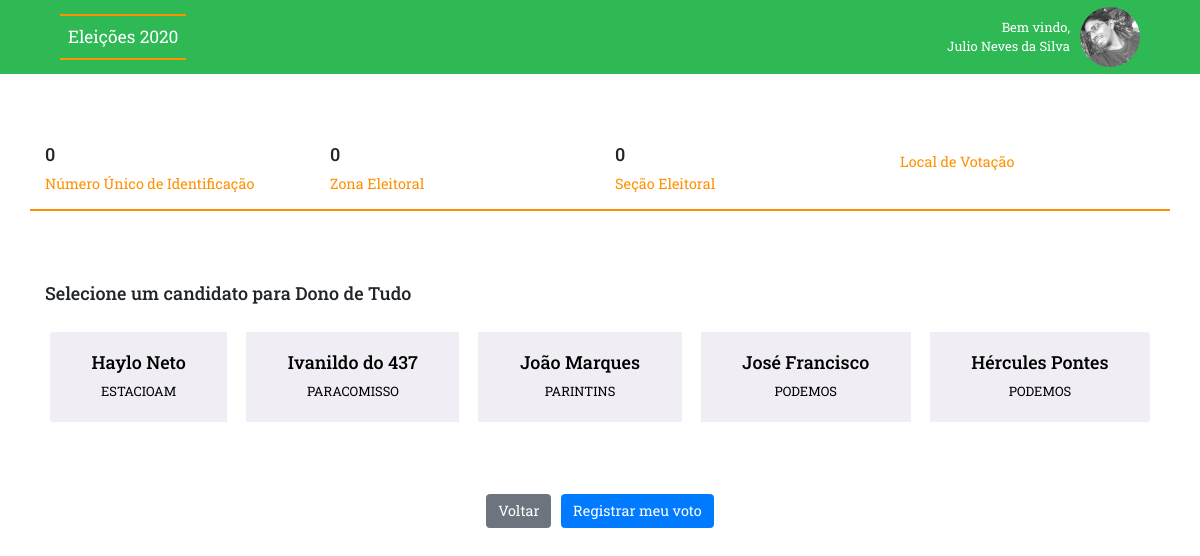
/voto.php (signed in), run on the app's committed database.
### tables this page shows
CREATE TABLE `eleitor` (
  `id` int(5) NOT NULL,
  `nome` varchar(80) NOT NULL,
  `cpf` int(15) NOT NULL,
  `sexo` varchar(20) NOT NULL,
  `email` varchar(80) NOT NULL,
  `senha` varchar(8) NOT NULL,
  `numero` varchar(20) NOT NULL,
  `secao` int(5) NOT NULL,
  `zona` int(5) NOT NULL,
  `local` varchar(50) NOT NULL
);

CREATE TABLE `candidato` (
  `id` int(10) NOT NULL,
  `nome` varchar(50) NOT NULL,
  `partido` varchar(20) NOT NULL,
  `numero` int(2) NOT NULL
);

### voto.php (the view, shortened to what this page needs)
<?php
    $link = mysqli_connect("localhost", "root", "", "eleicao_db");
    $login = $_SESSION['login'];
    $query = 'SELECT * FROM eleitor WHERE cpf = '.$login.' ';
    $result = mysqli_query($link, $query);
    $dados = mysqli_fetch_assoc($result);
    $query2 = 'SELECT * FROM candidato';
    $result2 = mysqli_query($link, $query2);
    $candidato = mysqli_fetch_assoc($result2);
?>
<!doctype html>
<html lang="pt-br">
<head>
    <link rel="stylesheet" href="https://stackpath.bootstrapcdn.com/bootstrap/4.5.2/css/bootstrap.min.css">
    <link rel="stylesheet" href="https://maxcdn.bootstrapcdn.com/font-awesome/4.7.0/css/font-awesome.min.css">
    <link rel="stylesheet" href="css/general.css">
    <link rel="stylesheet" href="css/voto.css">
</head>
<body>
    <nav class="navbar fixed-top" id="mainNav">
        <div class="container home-top">
          <div class="container">
            <a href="home.php">
            <div class="container-logo">Eleições 2020</div>
          </a>
            <div class="info">
                <div class="info-text">
                    <span>Bem vindo, </span>
                    <span><?php echo $dados['nome']; ?></span>
                </div>
                <div class="info-img"></div>
            </div>
        </div>
    </nav>
    <div class="container" style="margin-top: 10rem;">
      <div class="row voto-itens">
        <div class="col">
          <h5><?php echo $dados['numero']; ?></h5>
          <span>Número Único de Identificação</span>
        </div>
        <div class="col">
          <h5><?php echo $dados['zona']; ?></h5>
          <span>Zona Eleitoral</span>
        </div>
        <div class="col">
          <h5><?php echo $dados['secao']; ?></h5>
          <span>Seção Eleitoral</span>
        </div>
        <div class="col">
          <span>Local de Votação</span>
        </div>
      </div>
      <h5>Selecione um candidato para Dono de Tudo</h5>
      <form name="formVotacao" method="post" action="php/confirmarVoto.php">
        <div class="row" style="margin-bottom: 5rem;">
          <div class="btn-group btn-group-toggle" data-toggle="buttons">
          <?php do { ?>
            <label class="btn btn-secondary voto-candidatos">
                <h5><?php echo $candidato['nome']; ?></h5>
                <span><?php echo $candidato['partido']; ?></span>
            </label>
          <?php } while ($candidato = mysqli_fetch_assoc($result2)); ?>
          </div>
        </div>
        <div class="row voto-button">
          <a class="btn btn-secondary" href="home.php" role="button">Voltar</a>
          <button type="button" class="btn btn-primary" data-toggle="modal" data-target="#exampleModal">
            Registrar meu voto
          </button>
        </div>
      </form>
    </div>
</body>
</html>

### css/general.css (style rules this page uses)
* { font-family: 'Roboto Slab', serif; font-size: 0.9rem; }
.navbar { background-color: #2EB955; color: white; }
.container-logo { border-top:2px solid #FF9000; border-bottom:2px solid #FF9000; font-size: 1.2rem; padding: 8px; }
.home-top, .home-content { display: flex; flex-direction: row; justify-content: space-between; align-items: center; }
.info-text { display: flex; flex-direction: column; align-items: flex-end; }
.info { display: flex; flex-direction: row; align-items: center; }
.info-img { width: 60px; height: 60px; border-radius: 50%; margin-left: 10px; background-image: url('../img/perfil.jpg'); background-position: center; background-repeat: no-repeat; background-size: cover; }
a, a:hover { text-decoration: none; color: white; }

### css/voto.css (style rules this page uses)
.voto-itens { border-bottom: 2px solid #FF9000; padding-bottom: 1rem; margin-bottom: 5rem; }
.voto-itens span { color: #FF9000; font-size: 1rem; }
.btn-group-toggle { width: 100%; display: flex; flex-direction: row; justify-content: space-between; flex-wrap: wrap; }
.voto-candidatos { margin: 20px; padding: 20px; background-color: #F0EEF4; color: black; border: none; }
.voto-button { display: flex; flex-direction: row; justify-content: center; align-items: center; }
.voto-button .btn-primary { margin-left: 10px; }

### data on the page
eleitor: nome "Julio Neves da Silva", numero "0", zona "0", secao "0"
candidato: nome "Haylo Neto", partido "ESTACIOAM"
candidato: nome "Ivanildo do 437", partido "PARACOMISSO"
candidato: nome "João Marques", partido "PARINTINS"
candidato: nome "José Francisco", partido "PODEMOS"
candidato: nome "Hércules Pontes", partido "PODEMOS"
